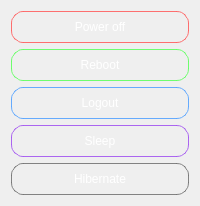
      <widget class="QWidget" name="tab_4">
       <attribute name="title">
        <string>Sessioin</string>
       </attribute>
       <layout class="QVBoxLayout" name="verticalLayout_5">
        <item>
         <widget class="QPushButton" name="pushButton_13">
          <property name="sizePolicy">
           <sizepolicy hsizetype="Minimum" vsizetype="Minimum">
            <horstretch>0</horstretch>
            <verstretch>0</verstretch>
           </sizepolicy>
          </property>
          <property name="styleSheet">
           <string notr="true">QPushButton {
    background-color: qradialgradient(
        spread:pad,
        cx:0.5, cy:0.5, radius:0.6,
        fx:0.5, fy:0.5,
        stop:0 rgba(255, 100, 100, 200),   /* Light red */
        stop:0.5 rgba(220, 40, 40, 180),   /* Medium red */
        stop:1 rgba(160, 0, 0, 220)        /* Deep red */
    );

    border: 1px solid rgba(255, 90, 90, 220);
    border-radius: 12px;

    color: white;
    font: bold 22px &quot;Helvetica&quot;;
    padding: 8px 16px;
    text-shadow: 0 1px 2px rgba(0, 0, 0, 40);

    box-shadow: 
        0 2px 4px rgba(0, 0, 0, 80),
        inset 0 1px 1px rgba(255, 255, 255, 120);
}

QPushButton:hover {
    background-color: qradialgradient(
        spread:reflect,
        cx:0.5, cy:0.5, radius:0.8,
        fx:0.5, fy:0.5,
        stop:0 rgba(255, 130, 130, 220),
        stop:0.7 rgba(240, 60, 60, 200),
        stop:1 rgba(200, 20, 20, 240)
    );
    border-color: rgba(255, 110, 110, 240);
}

QPushButton:pressed {
    background-color: qradialgradient(
        spread:pad,
        cx:0.5, cy:0.5, radius:0.3,
        fx:0.5, fy:0.5,
        stop:0 rgba(200, 40, 40, 220),
        stop:1 rgba(140, 0, 0, 240)
    );
    box-shadow: inset 0 2px 3px rgba(0, 0, 0, 100);
}
</string>
          </property>
          <property name="text">
           <string>Power off</string>
          </property>
          <property name="icon">
           <iconset>
            <normaloff>../Downloads/power.png</normaloff>../Downloads/power.png</iconset>
          </property>
          <property name="iconSize">
           <size>
            <width>64</width>
            <height>64</height>
           </size>
          </property>
         </widget>
        </item>
        <item>
         <widget class="QPushButton" name="pushButton_14">
          <property name="sizePolicy">
           <sizepolicy hsizetype="Minimum" vsizetype="Minimum">
            <horstretch>0</horstretch>
            <verstretch>0</verstretch>
           </sizepolicy>
          </property>
          <property name="styleSheet">
           <string notr="true">QPushButton {
    background-color: qradialgradient(
        spread:pad,
        cx:0.5, cy:0.5, radius:0.6,
        fx:0.5, fy:0.5,
        stop:0 rgba(170, 255, 170, 200),   /* Light green */
        stop:0.5 rgba(70, 220, 70, 180),   /* Vibrant green */
        stop:1 rgba(0, 150, 0, 220)        /* Deep green */
    );

    border: 1px solid rgba(90, 255, 90, 220);
    border-radius: 12px;

    color: white;
    font: bold 22px &quot;Helvetica&quot;;
    padding: 8px 16px;
    text-shadow: 0 1px 2px rgba(0, 0, 0, 40);

    box-shadow: 
        0 2px 4px rgba(0, 0, 0, 80),
        inset 0 1px 1px rgba(255, 255, 255, 120);
}

QPushButton:hover {
    background-color: qradialgradient(
        spread:reflect,
        cx:0.5, cy:0.5, radius:0.8,
        fx:0.5, fy:0.5,
        stop:0 rgba(200, 255, 200, 220),
        stop:0.7 rgba(90, 240, 90, 200),
        stop:1 rgba(20, 200, 20, 240)
    );
    border-color: rgba(110, 255, 110, 240);
}

QPushButton:pressed {
    background-color: qradialgradient(
        spread:pad,
        cx:0.5, cy:0.5, radius:0.3,
        fx:0.5, fy:0.5,
        stop:0 rgba(60, 200, 60, 220),
        stop:1 rgba(0, 130, 0, 240)
    );
    box-shadow: inset 0 2px 3px rgba(0, 0, 0, 100);
}
</string>
          </property>
          <property name="text">
           <string>Reboot</string>
          </property>
          <property name="icon">
           <iconset>
            <normalon>../Downloads/reset.png</normalon>
           </iconset>
          </property>
          <property name="iconSize">
           <size>
            <width>64</width>
            <height>64</height>
           </size>
          </property>
         </widget>
        </item>
        <item>
         <widget class="QPushButton" name="pushButton_15">
          <property name="sizePolicy">
           <sizepolicy hsizetype="Minimum" vsizetype="Minimum">
            <horstretch>0</horstretch>
            <verstretch>0</verstretch>
           </sizepolicy>
          </property>
          <property name="styleSheet">
           <string notr="true">QPushButton {
    background-color: qradialgradient(
        spread:pad,
        cx:0.5, cy:0.5, radius:0.6,
        fx:0.5, fy:0.5,
        stop:0 rgba(180, 220, 255, 200),   /* Light blue */
        stop:0.5 rgba(80, 160, 255, 180),  /* Medium blue */
        stop:1 rgba(30, 90, 200, 220)      /* Deep blue */
    );

    border: 1px solid rgba(80, 160, 255, 220);
    border-radius: 12px;

    color: white;
    font: bold 22px &quot;Helvetica&quot;;
    padding: 8px 16px;
    text-shadow: 0 1px 2px rgba(0, 0, 0, 40);

    box-shadow: 
        0 2px 4px rgba(0, 0, 0, 80),
        inset 0 1px 1px rgba(255, 255, 255, 120);
}

QPushButton:hover {
    background-color: qradialgradient(
        spread:reflect,
        cx:0.5, cy:0.5, radius:0.8,
        fx:0.5, fy:0.5,
        stop:0 rgba(200, 235, 255, 220),
        stop:0.7 rgba(100, 180, 255, 200),
        stop:1 rgba(40, 110, 220, 240)
    );
    border-color: rgba(90, 170, 255, 240);
}

QPushButton:pressed {
    background-color: qradialgradient(
        spread:pad,
        cx:0.5, cy:0.5, radius:0.3,
        fx:0.5, fy:0.5,
        stop:0 rgba(70, 130, 255, 220),
        stop:1 rgba(20, 70, 180, 240)
    );
    box-shadow: inset 0 2px 3px rgba(0, 0, 0, 100);
}
</string>
          </property>
          <property name="text">
           <string>Logout</string>
          </property>
          <property name="icon">
           <iconset>
            <normaloff>../Downloads/logout.png</normaloff>../Downloads/logout.png</iconset>
          </property>
          <property name="iconSize">
           <size>
            <width>64</width>
            <height>64</height>
           </size>
          </property>
         </widget>
        </item>
        <item>
         <widget class="QPushButton" name="pushButton_16">
          <property name="sizePolicy">
           <sizepolicy hsizetype="Minimum" vsizetype="Minimum">
            <horstretch>0</horstretch>
            <verstretch>0</verstretch>
           </sizepolicy>
          </property>
          <property name="styleSheet">
           <string notr="true">QPushButton {
    background-color: qradialgradient(
        spread:pad,
        cx:0.5, cy:0.5, radius:0.6,
        fx:0.5, fy:0.5,
        stop:0 rgba(220, 180, 255, 200),   /* Light lavender */
        stop:0.5 rgba(160, 80, 240, 180),  /* Vivid purple */
        stop:1 rgba(100, 30, 180, 220)     /* Deep violet */
    );

    border: 1px solid rgba(160, 80, 240, 220);
    border-radius: 12px;

    color: white;
    font: bold 22px &quot;Helvetica&quot;;
    padding: 8px 16px;
    text-shadow: 0 1px 2px rgba(0, 0, 0, 40);

    box-shadow: 
        0 2px 4px rgba(0, 0, 0, 80),
        inset 0 1px 1px rgba(255, 255, 255, 120);
}

QPushButton:hover {
    background-color: qradialgradient(
        spread:reflect,
        cx:0.5, cy:0.5, radius:0.8,
        fx:0.5, fy:0.5,
        stop:0 rgba(240, 200, 255, 220),
        stop:0.7 rgba(180, 100, 250, 200),
        stop:1 rgba(120, 40, 200, 240)
    );
    border-color: rgba(170, 90, 250, 240);
}

QPushButton:pressed {
    background-color: qradialgradient(
        spread:pad,
        cx:0.5, cy:0.5, radius:0.3,
        fx:0.5, fy:0.5,
        stop:0 rgba(140, 70, 220, 220),
        stop:1 rgba(90, 20, 160, 240)
    );
    box-shadow: inset 0 2px 3px rgba(0, 0, 0, 100);
}
</string>
          </property>
          <property name="text">
           <string>Sleep</string>
          </property>
          <property name="icon">
           <iconset>
            <normaloff>../Downloads/sleep.png</normaloff>../Downloads/sleep.png</iconset>
          </property>
          <property name="iconSize">
           <size>
            <width>64</width>
            <height>64</height>
           </size>
          </property>
         </widget>
        </item>
        <item>
         <widget class="QPushButton" name="pushButton_17">
          <property name="sizePolicy">
           <sizepolicy hsizetype="Minimum" vsizetype="Minimum">
            <horstretch>0</horstretch>
            <verstretch>0</verstretch>
           </sizepolicy>
          </property>
          <property name="styleSheet">
           <string notr="true">QPushButton {
    background-color: qradialgradient(
        spread:pad,
        cx:0.5, cy:0.5, radius:0.6,
        fx:0.5, fy:0.5,
        stop:0 rgba(200, 200, 200, 180),   /* Light gray */
        stop:0.5 rgba(120, 120, 120, 200), /* Mid-gray */
        stop:1 rgba(40, 40, 40, 220)       /* Dark graphite */
    );

    border: 1px solid rgba(100, 100, 100, 200);
    border-radius: 12px;

    color: white;
    font: bold 22px &quot;Helvetica&quot;;
    padding: 8px 16px;
    text-shadow: 0 1px 2px rgba(0, 0, 0, 60);

    box-shadow: 
        0 2px 4px rgba(0, 0, 0, 80),
        inset 0 1px 1px rgba(255, 255, 255, 80);
}

QPushButton:hover {
    background-color: qradialgradient(
        spread:reflect,
        cx:0.5, cy:0.5, radius:0.8,
        fx:0.5, fy:0.5,
        stop:0 rgba(220, 220, 220, 200),
        stop:0.7 rgba(140, 140, 140, 220),
        stop:1 rgba(60, 60, 60, 240)
    );
    border-color: rgba(120, 120, 120, 240);
}

QPushButton:pressed {
    background-color: qradialgradient(
        spread:pad,
        cx:0.5, cy:0.5, radius:0.3,
        fx:0.5, fy:0.5,
        stop:0 rgba(100, 100, 100, 220),
        stop:1 rgba(30, 30, 30, 240)
    );
    box-shadow: inset 0 2px 3px rgba(0, 0, 0, 100);
}
</string>
          </property>
          <property name="text">
           <string>Hibernate</string>
          </property>
          <property name="icon">
           <iconset>
            <normaloff>../Downloads/hibarnste.png</normaloff>../Downloads/hibarnste.png</iconset>
          </property>
          <property name="iconSize">
           <size>
            <width>64</width>
            <height>64</height>
           </size>
          </property>
         </widget>
        </item>
       </layout>
      </widget>
